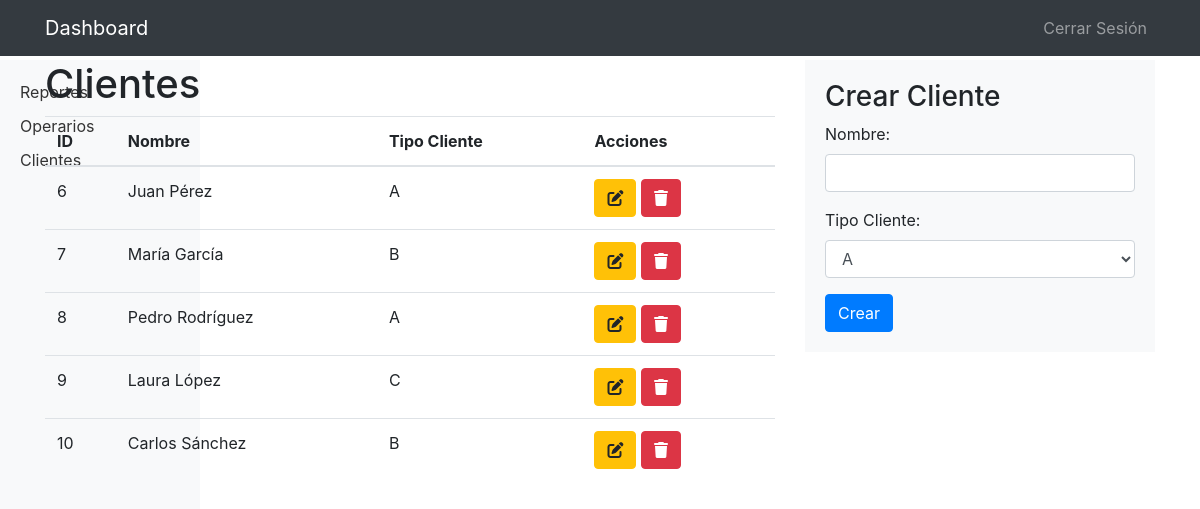
Page /views/panel_admin_cliente.php (signed in) on the committed database.
### tables this page shows
CREATE TABLE `clientes` (
  `id_cliente` int(11) NOT NULL,
  `nombre` varchar(50) NOT NULL,
  `tipo_cliente` varchar(50) NOT NULL
);

### views/panel_admin_cliente.php (the view, shortened to what this page needs)
<!DOCTYPE html>
<html>
<head>
    <link rel="stylesheet" href="https://stackpath.bootstrapcdn.com/bootstrap/4.5.2/css/bootstrap.min.css">
</head>
<body>
    <nav class="navbar navbar-expand-lg navbar-dark bg-dark">
        <div class="container">
            <a class="navbar-brand" href="#">Dashboard</a>
            <div class="collapse navbar-collapse" id="navbarNav">
                <ul class="navbar-nav ml-auto">
                    <li class="nav-item">
                    <a class="nav-link" href="../controller/logout.php">Cerrar Sesión</a>
                    </li>
                </ul>
            </div>
        </div>
    </nav>
    <div class="sidebar">
    <ul>
            <li>
                <a href="panel_admin_reporte.php">Reportes</a>
            </li>
            <li>
                <a href="panel_admin_operario.php">Operarios</a>
            </li>
            <li>
                <a href="panel_admin_cliente.php">Clientes</a>
            </li>
        </ul>
    </div>
    <div class="container">
        <div class="row">
            <div class="col-md-8">
                <h1>Clientes</h1>
                <table class="table">
                    <thead>
                        <tr>
                            <th>ID</th>
                            <th>Nombre</th>
                            <th>Tipo Cliente</th>
                            <th>Acciones</th>
                        </tr>
                    </thead>
                    <tbody>
                    <?php
        include "../model/conexion.php";
        $sql=$conn->query("SELECT * FROM `clientes`");
        while($datos=$sql->fetch_object()){
        ?>
                    <tr>
                        <td><?= $datos->id_cliente ?></td>
                        <td><?= $datos->nombre ?></td>
                        <td><?= $datos->tipo_cliente ?></td>
                        <td>
                        <a href="form_edit_c.php ?id=<?= $datos->id_cliente?>" class="btn btn-small btn-warning" ><i class="fa-solid fa-pen-to-square"></i></a>
                           <a href="../controller/clients/delete_c.php ?id=<?= $datos->id_cliente?>" class="btn btn-small btn-danger">
                                   <i class="fa-solid fa-trash"></i>
                               </a>
        </td>
                        </tr>
                        <?php
}
    ?>
                </tbody>
                </table>
            </div>
            <div class="col-md-4">
                <div class="form-container">
                    <h3>Crear Cliente</h3>
                    <form action="/reportes/controller/clients/add_c.php" method="post">
                        <div class="form-group">
                            <label for="nombre">Nombre:</label>
                            <input type="text" class="form-control" id="nombre" name="nombre">
            </div>
            <div class="form-group">
                        <label for="cliente"> Tipo Cliente:</label>
                        <select class="form-control" id="cliente" name="cliente">
                        <option value="A">A</option>
                        </select>
                    </div>
            <button type="submit" class="btn btn-primary">Crear</button>
            </form>
                </div>
     </div>
    </div>
</div>
</body>
</html>

### views/panel_admin_cliente.php (style rules this page uses)
body { padding-top: 60px; }
.navbar { position: fixed; top: 0; width: 100%; z-index: 1; }
.sidebar { position: fixed; top: 60px; left: 0; width: 200px; height: 100%; background-color: #f8f9fa; padding: 20px; }
.sidebar ul { list-style: none; padding: 0; margin: 0; }
.sidebar ul li { margin-bottom: 10px; }
.sidebar ul li a { text-decoration: none; color: #333; }
.form-container { padding: 20px; background-color: #f8f9fa; margin-bottom: 20px; }

### rows in the picture
clientes: id_cliente "6", nombre "Juan Pérez", tipo_cliente "A"
clientes: id_cliente "7", nombre "María García", tipo_cliente "B"
clientes: id_cliente "8", nombre "Pedro Rodríguez", tipo_cliente "A"
clientes: id_cliente "9", nombre "Laura López", tipo_cliente "C"
clientes: id_cliente "10", nombre "Carlos Sánchez", tipo_cliente "B"
